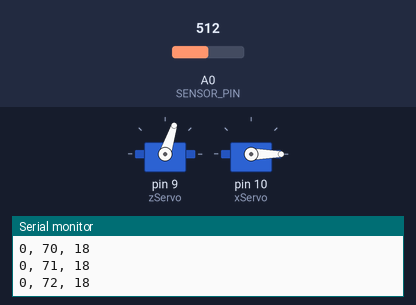
Bench run of a sketch on a simulated Arduino Uno, built with avr-gcc and run on an emulated ATmega328P. Shown: 2 × servo, the last lines printed to the serial monitor. Inputs (shaded band) come from the test bench; at power-on: A0 (SENSOR_PIN) = 512.

Above: at 1.2 s.
1.3 s: A0 (SENSOR_PIN) set to 573
At 1.67 s:
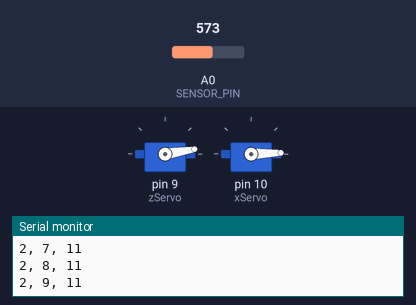
4.3 s: A0 (SENSOR_PIN) set to 595
At 5.02 s:
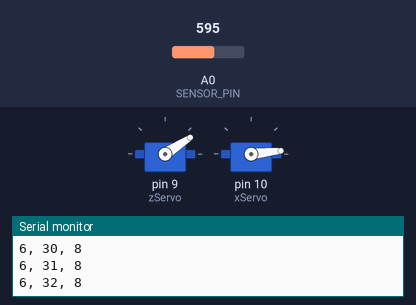
Timing chart, 0 to 16.7 s (numbered marks = the images above; inputs shaded):
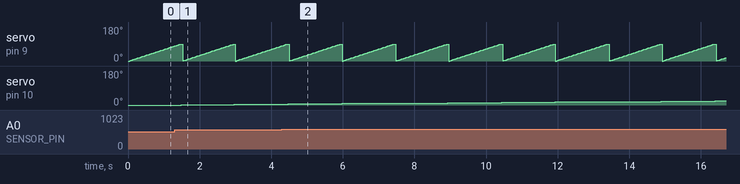

The sketch:

3dscan.ino
```cpp
/*
 */

#include <Servo.h>
#include <math.h>

int SENSOR_PIN = A0;
int BUTTON_PIN = 8;

int pos;
Servo zServo;  // create servo object to control a servo
Servo xServo;

bool isButtonPressed = false;
bool isScanning = false;

// state variables to store servo position
int zRotation = 0;
int xRotation = 0;

int xStart;
int zStart;

String line = "";

void setup() {
  zServo.attach(9);  // attaches the servo on pin 9 to the servo object
  xServo.attach(10);

  pinMode(BUTTON_PIN, INPUT);

  Serial.begin(9600);

  // xStart = xServo.read() - 50;
  // zStart = zServo.read() - ;

  xServo.write(0);
  zServo.write(0);
}

bool checkIfButtonPressed() {
  int buttonState = digitalRead(BUTTON_PIN);
  if (buttonState != isButtonPressed && buttonState) {
    isButtonPressed = buttonState;
    return true;
  }
  isButtonPressed = buttonState;
  return false;
}

// Returns the corresponding distance, in feet, for a given analog input value
long mapDistance(int analogInput) {
  return map(analogInput, 490, 230, 20, 50);
}

long readAverageDistance() {
  long totalReading = 0;
  for (int i = 0; i < 5; i++) {
    totalReading += analogRead(SENSOR_PIN);
  }
  return mapDistance(totalReading / 5);
}

// write a triplet of values to the serial port
void recordDistance(int xPos, int zPos, long distance) {
  line = line + xPos + ", " + zPos + ", " + distance;
  Serial.println(line);
  line = "";
}

void scanSurface() {
  int zSweepStart;
  int zSweepEnd;
  int increment;

  for (xRotation = xStart; xRotation <= xStart + 90; xRotation ++) { // goes from 0 degrees to 180 degrees
    // in steps of 1 degree
    xServo.write(xRotation);              // tell servo to go to position in variable 'pos'
    delay(15);                       // waits 15ms for the servo to reach the position

    if (xRotation % 2 == 0) {
      zSweepStart = zStart;
      zSweepEnd = zStart + 90;
      increment = 1;
    } else {
      zSweepStart = zStart + 90;
      zSweepEnd = zStart;
      increment = -1;
    }
    for (zRotation = zSweepStart; zRotation <= zSweepEnd; zRotation += increment) {
      zServo.write(zRotation);              // tell servo to go to position in variable 'pos'
      delay(15);                       // waits 15ms for the servo to reach the position
      recordDistance(xRotation - xStart, zRotation - zStart, readAverageDistance());
    }
  }
}

void loop() {
  // long distance = readAverageDistance();
  // recordDistance(1, 2, distance);
  // delay(1000);
  if (!isScanning) {
    scanSurface();
    isScanning = true;
  }
}
```

Measured:
- the behaviour switches between 585 and 586 on A0 (SENSOR_PIN) (found by bisection; images 1 and 2)
- by itself, servo on pin 9 (zServo): ramps from 0° to 90° and jumps back, once every 1.5 s
